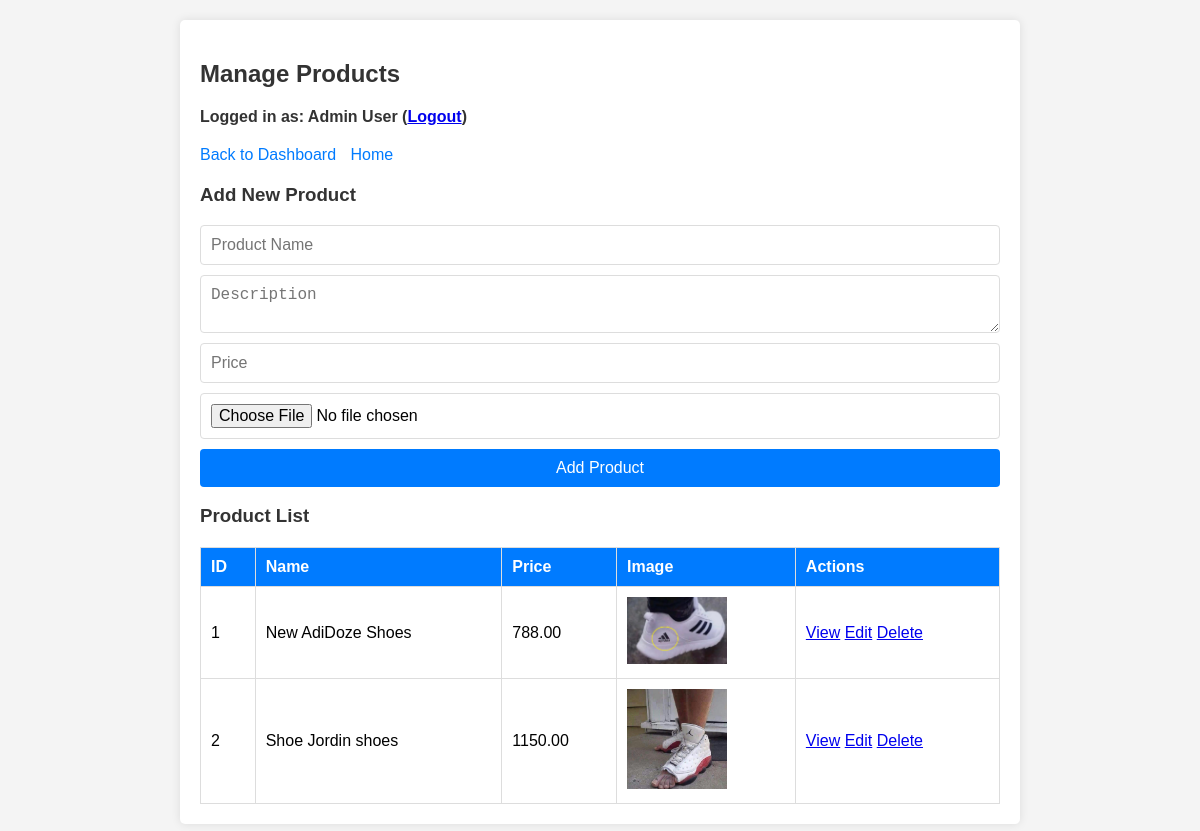
The page /products.php (signed in) on the database its author committed.
### tables this page shows
CREATE TABLE `products` (
  `id` int NOT NULL,
  `name` varchar(100) NOT NULL,
  `description` text,
  `price` decimal(10,2) NOT NULL,
  `image` varchar(255) DEFAULT NULL,
  `created_at` timestamp NULL DEFAULT CURRENT_TIMESTAMP
);

### products.php (the view, shortened to what this page needs)
<?php
require_once 'db_connect.php';
$edit_product = null;
$sql = "SELECT * FROM products";
$products = $conn->query($sql);
?>
<!DOCTYPE html>
<html lang="en">
<head>
    <link rel="stylesheet" href="styles.css">
</head>
<body>
    <div class="container">
        <h2>Manage Products</h2>
        <?php if (isset($_SESSION['name'])): ?>
            <p class="session-info">Logged in as: <?php echo htmlspecialchars($_SESSION['name']); ?> (<a href="logout.php">Logout</a>)</p>
        <?php endif; ?>
        <nav>
            <a href="dashboard.php">Back to Dashboard</a>
            <a href="index.php">Home</a>
        </nav>
        <h3><?php echo $edit_product ? 'Edit Product' : 'Add New Product'; ?></h3>
        <form method="POST" enctype="multipart/form-data">
            <input type="text" name="name" placeholder="Product Name" value="<?php echo $edit_product ? $edit_product['name'] : ''; ?>" required>
            <textarea name="description" placeholder="Description"><?php echo $edit_product ? $edit_product['description'] : ''; ?></textarea>
            <input type="number" name="price" placeholder="Price" step="0.01" value="<?php echo $edit_product ? $edit_product['price'] : ''; ?>" required>
            <input type="file" name="image" accept="image/jpeg,image/png,image/jpg">
            <button type="submit" name="<?php echo $edit_product ? 'update_product' : 'add_product'; ?>">
                <?php echo $edit_product ? 'Update Product' : 'Add Product'; ?>
            </button>
        </form>
        <h3>Product List</h3>
        <table>
            <thead>
                <tr>
                    <th>ID</th>
                    <th>Name</th>
                    <th>Price</th>
                    <th>Image</th>
                    <th>Actions</th>
                </tr>
            </thead>
            <tbody>
                <?php while ($product = $products->fetch_assoc()): ?>
                <tr>
                    <td><?php echo $product['id']; ?></td>
                    <td><?php echo $product['name']; ?></td>
                    <td><?php echo $product['price']; ?></td>
                    <td><?php echo $product['image'] ? '<img src="uploads/' . htmlspecialchars($product['image']) . '" alt="Product Image" style="max-width: 100px; max-height: 100px;">' : 'No image'; ?></td>
                    <td>
                        <a href="product_details.php?id=<?php echo $product['id']; ?>">View</a>
                        <a href="products.php?edit=<?php echo $product['id']; ?>">Edit</a>
                        <a href="products.php?delete=<?php echo $product['id']; ?>" onclick="return confirm('Are you sure you want to delete this product?');">Delete</a>
                    </td>
                </tr>
                <?php endwhile; ?>
            </tbody>
        </table>
    </div>
</body>
</html>

### styles.css (style rules this page uses)
body { font-family: Arial, sans-serif; margin: 0; padding: 0; background-color: #f4f4f4; }
.container { max-width: 800px; margin: 20px auto; padding: 20px; background: white; border-radius: 5px; box-shadow: 0 0 10px rgba(0,0,0,0.1); }
h2, h3 { color: #333; }
form { display: flex; flex-direction: column; gap: 10px; }
input, textarea, select, button { padding: 10px; font-size: 16px; border: 1px solid #ddd; border-radius: 4px; }
button, .button { background-color: #007bff; color: white; border: none; cursor: pointer; text-align: center; display: inline-block; text-decoration: none; padding: 10px; }
table { width: 100%; border-collapse: collapse; margin-top: 20px; }
th, td { padding: 10px; border: 1px solid #ddd; text-align: left; }
th { background-color: #007bff; color: white; }
nav { margin: 20px 0; }
nav a { margin-right: 10px; text-decoration: none; color: #007bff; }
.session-info { color: #333; font-weight: bold; margin-bottom: 10px; }

### rows shown on the page
products: id "1", name "New AdiDoze Shoes", price "788.00", image (picture)
products: id "2", name "Shoe Jordin shoes", price "1150.00", image (picture)

### other values the page prints
$_SESSION['name'] "Admin User"
